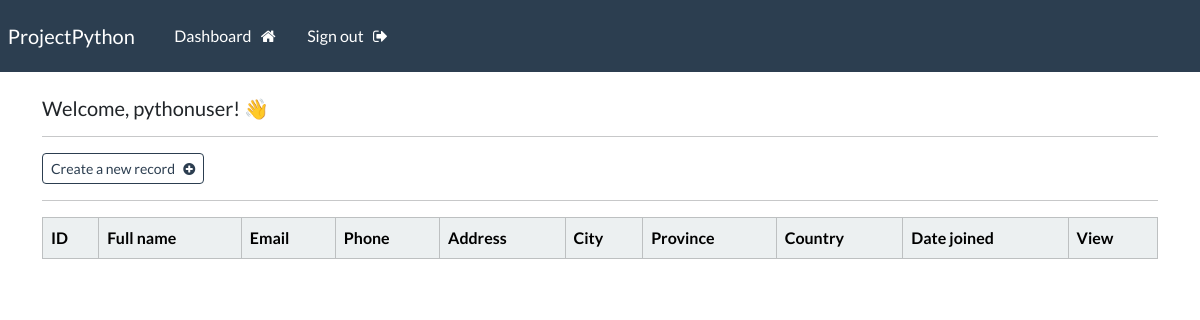
The app's page /dashboard (signed in), older data.
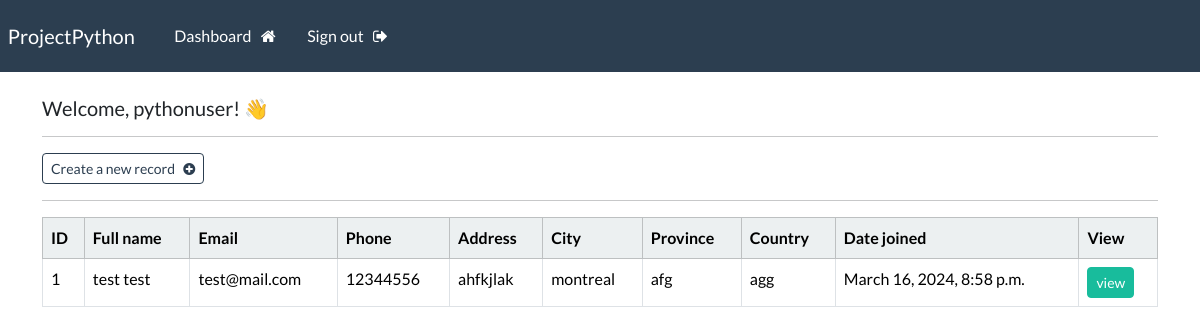
The same page, newer data.
### webapp/models.py (models this page shows, shortened)
class Record_customer(models.Model):
    creation_date=models.DateTimeField(auto_now_add=True)
    first_name = models.CharField(max_length=100)
    last_name = models.CharField(max_length=100)
    email = models.CharField(max_length=255)
    phone = models.CharField(max_length=20)
    address = models.CharField(max_length=300)
    city = models.CharField(max_length=255)
    province = models.CharField(max_length=200)
    country = models.CharField(max_length=125)

### webapp/views.py (the view)
# urls.py: path('dashboard',views.dashboard,name='dashboard'),
@login_required(login_url='my-login')
def dashboard(request):
  my_records=Record_customer.objects.all()
  context ={'records': my_records}
  return render(request, 'webapp/dashboard.html', context=context)

### webapp/templates/webapp/dashboard.html
{% extends 'webapp/base.html' %} {% block content %}
<h5>Welcome, {{user}}! 👋</h5>
<hr />
<a class="btn btn-outline-primary btn-sm" href="{% url 'create-record' %}">
  Create a new record &nbsp;
  <i class="fa fa-plus-circle" aria-hidden="true"></i>
</a>
<hr />
<table class="table table-hover table-bordered">
  <thead class="table-light">
    <tr>
      <th scope="col">ID</th>
      <th scope="col">Full name</th>
      <th scope="col">Email</th>
      <th scope="col">Phone</th>
      <th scope="col">Address</th>
      <th scope="col">City</th>
      <th scope="col">Province</th>
      <th scope="col">Country</th>
      <th scope="col">Date joined</th>
      <th scope="col">View</th>
    </tr>
  </thead>
  <tbody>
    {% if records %} {% for record in records %}
    <tr>
      <td>{{record.id}}</td>
      <td>{{record.first_name}} {{record.last_name}}</td>
      <td>{{record.email}}</td>
      <td>{{record.phone}}</td>
      <td>{{record.address}}</td>
      <td>{{record.city}}</td>
      <td>{{record.province}}</td>
      <td>{{record.country}}</td>
      <td>{{record.creation_date}}</td>
      <td>
        <a
          class="btn btn-success btn-sm"
          href="{% url 'view-record' record.id %}"
        >
          view
        </a>
      </td>
    </tr>
    {% endfor %} {% endif %}
  </tbody>
</table>
{% endblock %}

### webapp/templates/webapp/base.html (shortened to what this page needs)
{% load static %}
<!DOCTYPE html>
<html lang="en">
  <head>
    <link
      rel="stylesheet"
      type="text/css"
      href="https://bootswatch.com/5/flatly/bootstrap.min.css"
    />
    <link
      rel="stylesheet"
      type="text/css"
      href="{% static 'css/styles.css' %}"
    />
    <link
      rel="stylesheet"
      href="https://cdnjs.cloudflare.com/ajax/libs/font-awesome/4.7.0/css/font-awesome.min.css"
    />
  </head>
  <body>
    <nav
      class="navbar navbar-expand-lg navbar-dark bg-primary justify-content-center"
    >
      <a class="navbar-brand main-heading" href="{% url '' %}">
        &nbsp; ProjectPython
      </a>
      <div class="collapse navbar-collapse text-center" id="navbarNavDropdown">
        <ul class="navbar-nav mr-auto">
          &nbsp; &nbsp; &nbsp; {% if user.is_authenticated %}
          <li class="nav-item">
            <a class="nav-link" href="{% url 'dashboard' %}"
              >Dashboard &nbsp; <i class="fa fa-home" aria-hidden="true"></i>
            </a>
          </li>
          <li class="nav-item">
            <a class="nav-link" href="{% url 'user-logout' %}"
              >Sign out &nbsp; <i class="fa fa-sign-out" aria-hidden="true"></i>
            </a>
          </li>
        </ul>
        {% endif %}
      </div>
    </nav>
    <div class="container">
      <br />
      {% block content %} {% endblock %}
    </div>
  </body>
</html>

Row changes from the older to the newer data that the page shows:
added Record_customer: id "1", first_name "test", last_name "test", email "test@mail.com", phone "12344556", address "ahfkjlak", city "montreal", province "afg", country "agg", creation_date "March 16, 2024, 8:58 p.m."
